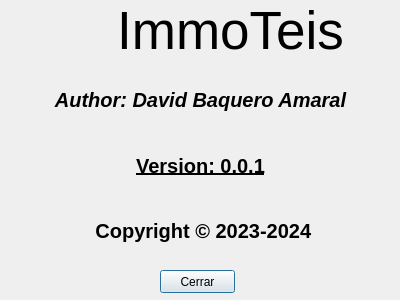
<?xml version="1.0" encoding="UTF-8"?>
<ui version="4.0">
 <class>venAcercaDe</class>
 <widget class="QDialog" name="venAcercaDe">
  <property name="windowModality">
   <enum>Qt::ApplicationModal</enum>
  </property>
  <property name="geometry">
   <rect>
    <x>0</x>
    <y>0</y>
    <width>400</width>
    <height>300</height>
   </rect>
  </property>
  <property name="windowTitle">
   <string>About</string>
  </property>
  <property name="windowIcon">
   <iconset>
    <normaloff>../img/logo.svg</normaloff>../img/logo.svg</iconset>
  </property>
  <property name="modal">
   <bool>true</bool>
  </property>
  <widget class="QLabel" name="lblimgAb">
   <property name="geometry">
    <rect>
     <x>0</x>
     <y>0</y>
     <width>81</width>
     <height>71</height>
    </rect>
   </property>
   <property name="text">
    <string/>
   </property>
   <property name="pixmap">
    <pixmap>../img/logo.svg</pixmap>
   </property>
   <property name="scaledContents">
    <bool>true</bool>
   </property>
  </widget>
  <widget class="QLabel" name="lblNomAb">
   <property name="geometry">
    <rect>
     <x>100</x>
     <y>0</y>
     <width>261</width>
     <height>61</height>
    </rect>
   </property>
   <property name="font">
    <font>
     <pointsize>40</pointsize>
    </font>
   </property>
   <property name="inputMethodHints">
    <set>Qt::ImhMultiLine</set>
   </property>
   <property name="text">
    <string>ImmoTeis</string>
   </property>
   <property name="alignment">
    <set>Qt::AlignCenter</set>
   </property>
  </widget>
  <widget class="QWidget" name="layoutWidget">
   <property name="geometry">
    <rect>
     <x>10</x>
     <y>70</y>
     <width>381</width>
     <height>191</height>
    </rect>
   </property>
   <layout class="QVBoxLayout" name="verticalLayout">
    <item>
     <widget class="QLabel" name="lblNomAb_2">
      <property name="font">
       <font>
        <pointsize>15</pointsize>
        <weight>75</weight>
        <italic>true</italic>
        <bold>true</bold>
        <underline>false</underline>
        <strikeout>false</strikeout>
       </font>
      </property>
      <property name="text">
       <string>Author: David Baquero Amaral</string>
      </property>
      <property name="alignment">
       <set>Qt::AlignCenter</set>
      </property>
     </widget>
    </item>
    <item>
     <widget class="QLabel" name="lblNomAb_3">
      <property name="font">
       <font>
        <pointsize>15</pointsize>
        <weight>75</weight>
        <bold>true</bold>
        <underline>true</underline>
       </font>
      </property>
      <property name="text">
       <string>Version: 0.0.1</string>
      </property>
      <property name="alignment">
       <set>Qt::AlignCenter</set>
      </property>
     </widget>
    </item>
    <item>
     <widget class="QLabel" name="lblNomAb_4">
      <property name="font">
       <font>
        <pointsize>15</pointsize>
        <weight>75</weight>
        <bold>true</bold>
       </font>
      </property>
      <property name="text">
       <string> Copyright © 2023-2024</string>
      </property>
      <property name="alignment">
       <set>Qt::AlignCenter</set>
      </property>
     </widget>
    </item>
   </layout>
  </widget>
  <widget class="QPushButton" name="btnCerrarAbout">
   <property name="geometry">
    <rect>
     <x>160</x>
     <y>270</y>
     <width>75</width>
     <height>23</height>
    </rect>
   </property>
   <property name="text">
    <string>Cerrar</string>
   </property>
  </widget>
 </widget>
 <resources/>
 <connections/>
</ui>
